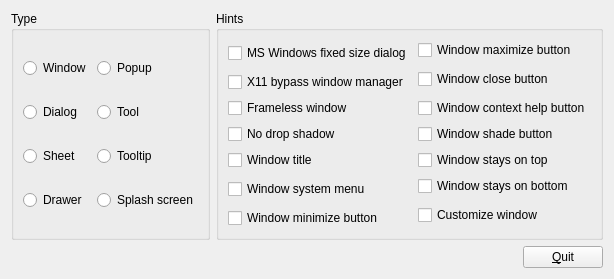
<?xml version="1.0" encoding="UTF-8"?>
<ui version="4.0">
 <class>CControllerWindow</class>
 <widget class="QWidget" name="CControllerWindow">
  <property name="geometry">
   <rect>
    <x>0</x>
    <y>0</y>
    <width>606</width>
    <height>241</height>
   </rect>
  </property>
  <property name="windowTitle">
   <string>Form</string>
  </property>
  <layout class="QGridLayout" name="gridLayout_3">
   <item row="0" column="0">
    <widget class="QGroupBox" name="typeGroupBox">
     <property name="title">
      <string>Type</string>
     </property>
     <layout class="QGridLayout" name="gridLayout">
      <item row="0" column="0">
       <widget class="QRadioButton" name="windowRadioButton">
        <property name="text">
         <string>Window</string>
        </property>
       </widget>
      </item>
      <item row="0" column="1">
       <widget class="QRadioButton" name="popupRadioButton">
        <property name="text">
         <string>Popup</string>
        </property>
       </widget>
      </item>
      <item row="1" column="0">
       <widget class="QRadioButton" name="dialogRadioButton">
        <property name="text">
         <string>Dialog</string>
        </property>
       </widget>
      </item>
      <item row="1" column="1">
       <widget class="QRadioButton" name="toolRadioButton">
        <property name="text">
         <string>Tool</string>
        </property>
       </widget>
      </item>
      <item row="2" column="0">
       <widget class="QRadioButton" name="sheetRadioButton">
        <property name="text">
         <string>Sheet</string>
        </property>
       </widget>
      </item>
      <item row="2" column="1">
       <widget class="QRadioButton" name="toolTipRadioButton">
        <property name="text">
         <string>Tooltip</string>
        </property>
       </widget>
      </item>
      <item row="3" column="0">
       <widget class="QRadioButton" name="drawerRadioButton">
        <property name="text">
         <string>Drawer</string>
        </property>
       </widget>
      </item>
      <item row="3" column="1">
       <widget class="QRadioButton" name="splashScreenRadioButton">
        <property name="text">
         <string>Splash screen</string>
        </property>
       </widget>
      </item>
     </layout>
    </widget>
   </item>
   <item row="0" column="1">
    <widget class="QGroupBox" name="hintsGroupBox">
     <property name="title">
      <string>Hints</string>
     </property>
     <layout class="QGridLayout" name="gridLayout_2">
      <item row="0" column="0" rowspan="2">
       <widget class="QCheckBox" name="msWindowsFixedSizeDialogCheckBox">
        <property name="text">
         <string>MS Windows fixed size dialog</string>
        </property>
       </widget>
      </item>
      <item row="0" column="1">
       <widget class="QCheckBox" name="windowMaximizeButtonCheckBox">
        <property name="text">
         <string>Window maximize button</string>
        </property>
       </widget>
      </item>
      <item row="1" column="1" rowspan="2">
       <widget class="QCheckBox" name="windowCloseButtonCheckBox">
        <property name="text">
         <string>Window close button</string>
        </property>
       </widget>
      </item>
      <item row="2" column="0">
       <widget class="QCheckBox" name="x11BypassWindowManagerCheckBox">
        <property name="text">
         <string>X11 bypass window manager</string>
        </property>
       </widget>
      </item>
      <item row="3" column="0">
       <widget class="QCheckBox" name="framelessWindowCheckBox">
        <property name="text">
         <string>Frameless window</string>
        </property>
       </widget>
      </item>
      <item row="3" column="1">
       <widget class="QCheckBox" name="windowContextHelpButtonCheckBox">
        <property name="text">
         <string>Window context help button</string>
        </property>
       </widget>
      </item>
      <item row="4" column="0">
       <widget class="QCheckBox" name="windowNoShadowCheckBox">
        <property name="text">
         <string>No drop shadow</string>
        </property>
       </widget>
      </item>
      <item row="4" column="1">
       <widget class="QCheckBox" name="windowShadeButtonCheckBox">
        <property name="text">
         <string>Window shade button</string>
        </property>
       </widget>
      </item>
      <item row="5" column="0">
       <widget class="QCheckBox" name="windowTitleCheckBox">
        <property name="text">
         <string>Window title</string>
        </property>
       </widget>
      </item>
      <item row="5" column="1">
       <widget class="QCheckBox" name="windowStaysOnTopCheckBox">
        <property name="text">
         <string>Window stays on top</string>
        </property>
       </widget>
      </item>
      <item row="6" column="0" rowspan="2">
       <widget class="QCheckBox" name="windowSystemMenuCheckBox">
        <property name="text">
         <string>Window system menu</string>
        </property>
       </widget>
      </item>
      <item row="6" column="1">
       <widget class="QCheckBox" name="windowStaysOnBottomCheckBox">
        <property name="text">
         <string>Window stays on bottom</string>
        </property>
       </widget>
      </item>
      <item row="7" column="1" rowspan="2">
       <widget class="QCheckBox" name="customizeWindowHintCheckBox">
        <property name="text">
         <string>Customize window</string>
        </property>
       </widget>
      </item>
      <item row="8" column="0">
       <widget class="QCheckBox" name="windowMinimizeButtonCheckBox">
        <property name="text">
         <string>Window minimize button</string>
        </property>
       </widget>
      </item>
     </layout>
    </widget>
   </item>
   <item row="1" column="0" colspan="2">
    <layout class="QHBoxLayout" name="horizontalLayout">
     <item>
      <spacer name="horizontalSpacer">
       <property name="orientation">
        <enum>Qt::Horizontal</enum>
       </property>
       <property name="sizeHint" stdset="0">
        <size>
         <width>40</width>
         <height>20</height>
        </size>
       </property>
      </spacer>
     </item>
     <item>
      <widget class="QPushButton" name="quitButton">
       <property name="text">
        <string>&amp;Quit</string>
       </property>
      </widget>
     </item>
    </layout>
   </item>
  </layout>
 </widget>
 <resources/>
 <connections/>
</ui>
